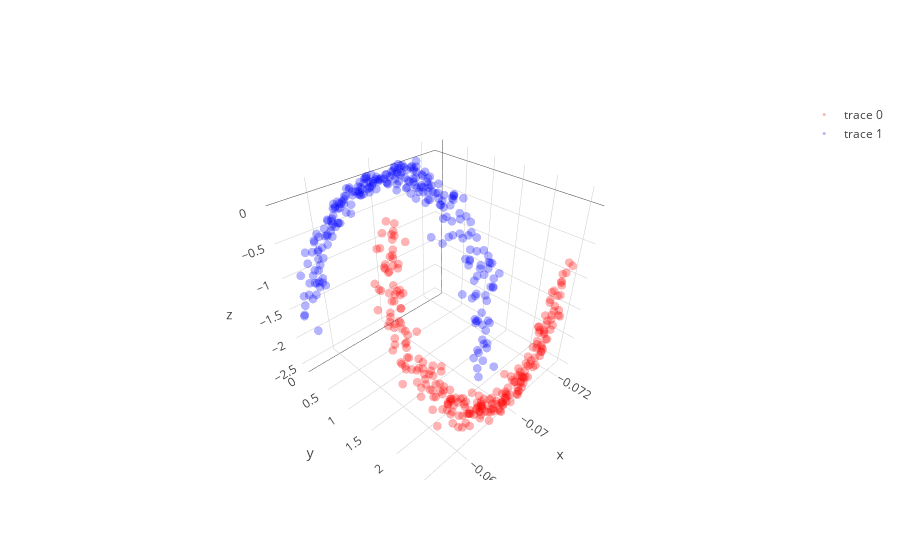

The notebook cell saved with this chart:
### Code cell
# with all scale
expand_dim = 3
w1 = np.random.randn(2,expand_dim)
m1 = np.zeros_like(w1)
w2 = np.random.randn(expand_dim,1)
m2 = np.zeros_like(w2)

a  = np.ones(expand_dim); 
ma = np.zeros_like(a)
b  = np.ones(expand_dim); 
mb = np.zeros_like(b)
c  = np.zeros(expand_dim)
mc = np.zeros_like(c)

w1 = _sym_decorrelation(w1)
w2 = w2/(np.sqrt(np.sum(w2**2)))

temp_X = np.copy(X); mini_batch_size = 50

for iter in range(2000):
    cum_loss = 0; temp_X   = shuffle(temp_X)
    
    for mini_batch in range(0,len(X),mini_batch_size):
        current_batch = temp_X[mini_batch:mini_batch+mini_batch_size]
        
        layer1  = current_batch @ w1
        layer1a = a*g(b*layer1)+c
        layer2  = layer1a       @ w2
        loss    = (w2.T @ layer1a.T @ layer1a @ w2).mean() + (w1.T @ current_batch.T @ current_batch @ w1).mean()
        
        grad2 = -2*layer1a.T @ layer1a @ w2 
        grad1a= -2*layer1a@w2@w2.T
        grada = grad1a*g(b*layer1)
        gradb = grad1a*a*g_grad(b*layer1)*layer1
        gradc = grad1a
        grad1 = current_batch.T @(grad1a*a*g_grad(b*layer1)*b) - 2*current_batch.T @ current_batch @ w1 
        
        m2 = m2 + 0.9*grad2
        w2 = w2 - 0.0000001  * m2 + (1/(iter+1))*np.random.randn(expand_dim,1)
        
        ma = ma + 0.9*grada
        a = a -   0.000009    * ma.mean(0) + (1/(iter+1))*np.random.randn(expand_dim)
        
        mb = mb + 0.9*gradb
        b = b -   0.000009    * mb.mean(0) + (1/(iter+1))*np.random.randn(expand_dim)
        
        mc = mc + 0.9*gradc
        c = c -   0.0000009   * mc.mean(0) + (1/(iter+1))*np.random.randn(expand_dim)
        
        m1 = m1 + 0.9*grad1
        w1 = w1 - 0.0000001  * m1 + (1/(iter+1))*np.random.randn(2,expand_dim)
        
        w1 = _sym_decorrelation(w1)
        w2 = w2/(np.sqrt(np.sum(w2**2)+1e-8))
        a  = (a-a.mean())/a.std()
        b  = (b-b.mean())/b.std()
        c  = (c-c.mean())/c.std()
        cum_loss      = cum_loss + loss.mean()
        
    if iter%500==0:print('Iter : ',iter," Loss: ",cum_loss)

# projection
projected_mine = (a*g(b*(X @ w1))+c) @ w2

plt.figure(figsize=(20,5))
plt.subplot(1, 3, 1)
plt.scatter(X[y==0, 0], X[y==0, 1], color='red', alpha=0.5)
plt.scatter(X[y==1, 0], X[y==1, 1], color='blue', alpha=0.5)
plt.quiver(X.mean(0)[0], X.mean(0)[1], evector[0,0],evector[0,1], color=['b'], scale=2.5)
plt.quiver(X.mean(0)[0], X.mean(0)[1], evector[1,0],evector[1,1], color=['g'], scale=2.5)

plt.subplot(1, 3, 2,projection='3d')
one_layer_project = (a*g(b*(X @ w1))+c)
plt.scatter(one_layer_project[:,0],one_layer_project[:,1],one_layer_project[:,2], color='red')

plt.subplot(1, 3, 3)
plt.scatter(projected_mine[y==0], np.zeros((len(projected_mine)//2)),  color='red', alpha=0.05)
plt.scatter(projected_mine[y==1], np.zeros((len(projected_mine)//2)), color='blue', alpha=0.05)
plt.show()

trace1 = go.Scatter3d(
    x=one_layer_project[y==0,0],
    y=one_layer_project[y==0,1],
    z=one_layer_project[y==0,2],
    mode='markers',
    line=dict(color='red',width=0.5),
    marker=dict(size=3,opacity=0.3)
)
trace2 = go.Scatter3d(
    x=one_layer_project[y==1,0],
    y=one_layer_project[y==1,1],
    z=one_layer_project[y==1,2],
    mode='markers',
    line=dict(color='blue',width=0.5),
    marker=dict(size=3,opacity=0.3)
)
data = [trace1,trace2]
fig  = go.Figure(data=data)
iplot(fig)

### Figure 1 — Plotly figure (JSON) as saved in the notebook; plotly's stock layout.template omitted (floating-point values rounded to 4 significant figures; data arrays with more than 128 entries replaced by an {"elided": "..."} marker saying what was removed)
{"data": [{"line": {"color": "red", "width": 0.5}, "marker": {"opacity": 0.3, "size": 3}, "mode": "markers", "type": "scatter3d", "uid": "6f970f0e-24ee-4467-8ae9-9aefa84eb427", "x": {"elided": "250 float values"}, "y": {"elided": "250 float values"}, "z": {"elided": "250 float values"}}, {"line": {"color": "blue", "width": 0.5}, "marker": {"opacity": 0.3, "size": 3}, "mode": "markers", "type": "scatter3d", "uid": "1d1ca942-b7f5-47ca-b92b-b5d7d9c3db55", "x": {"elided": "250 float values"}, "y": {"elided": "250 float values"}, "z": {"elided": "250 float values"}}], "layout": {}}
